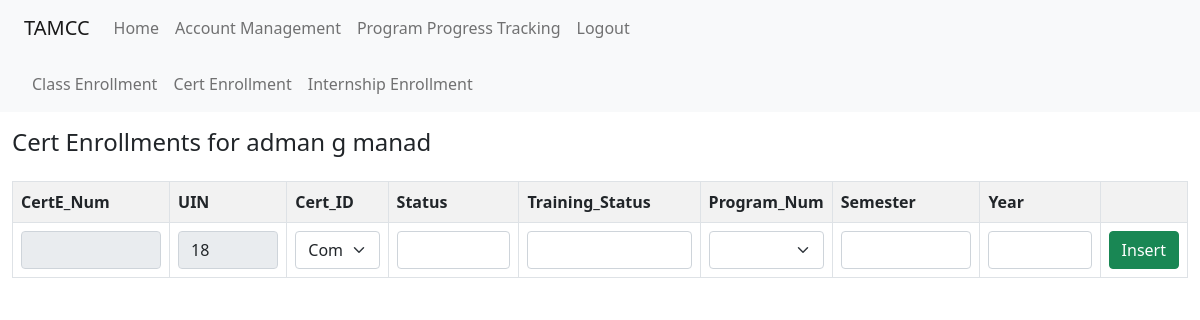
/progress_common/certEnrollment.php?uin=18 (signed in), run on the app's committed database.
### tables this page shows
CREATE TABLE `User` (
  `UIN` int(11) NOT NULL,
  `First_Name` varchar(20) NOT NULL,
  `M_Initial` char(2) NOT NULL,
  `Last_Name` varchar(20) NOT NULL,
  `Username` varchar(20) NOT NULL,
  `Passwords` varchar(20) NOT NULL,
  `User_Type` varchar(20) NOT NULL DEFAULT 'Student',
  `Email` varchar(30) NOT NULL,
  `Discord_Name` varchar(30) NOT NULL,
  `Is_Deleted` tinyint(1) NOT NULL DEFAULT 0
);

### progress_common/certEnrollment.php (the view, shortened to what this page needs)
<!DOCTYPE html>
<html lang="en">
<head>
    <link href="https://cdn.jsdelivr.net/npm/bootstrap@5.0.2/dist/css/bootstrap.min.css" rel="stylesheet">
</head>
<body>
<?php require '../databaseLoad.php'; ?>
<?php
$uin = $_GET["uin"];
$result = $conn->query("SELECT First_Name, M_Initial, Last_Name FROM User WHERE UIN = {$uin}");
$name_info = null;
if ($result -> num_rows > 0) {
    $name_info = $result->fetch_assoc();
}
else {
    http_response_code(404);
    die("Error: The record could not be found.");
}
?>
<?php require 'progressUtils.php'; ?>
<?php if ($_SESSION["User_Type"] == "Admin") {
    require "../admin/adminHeader.php";
}
else {
    require "../student/studentHeader.php";
}
require "progressSubNav.php";
?>
<div class="container-fluid">
  <div class="row mt-3">
    <h4>Cert Enrollments for <?= $name_info["First_Name"] . " " . $name_info["M_Initial"] . " " . $name_info["Last_Name"] ?></h4>
  </div>
  <div class="table-responsive mt-3">
  </div>
</div>
</body>
</html>

### data on the page
user: First_Name "adman", M_Initial "g", Last_Name "manad"

### other printed values
$column->name "CertE_Num"
$column->name "UIN"
$column->name "Cert_ID"
$column->name "Status"
$column->name "Training_Status"
$column->name "Program_Num"
$column->name "Semester"
$column->name "Year"
form field Cert_ID "CompTIA A+"
